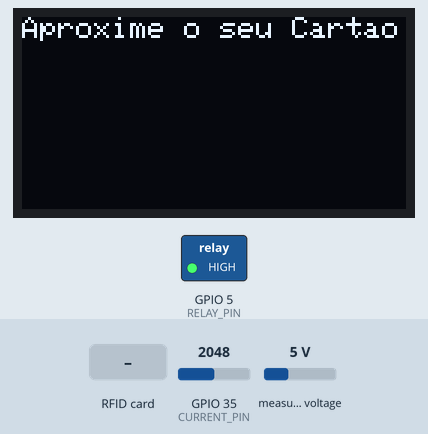
This sketch was run on a simulated ESP32. Parts: 128×64 one-colour display, switched loads named in the sketch (green lamp = pin HIGH). The test bench sets the inputs (shaded band); at power-on: GPIO 35 (CURRENT_PIN) = 2048, measured voltage 5 V. WiFi joins after 1.5 s; servers stay silent unless stated; the local clock reads 2024-03-15 10:24:30 at power-on unless the sketch sets it; the Firebase database answers and starts empty; what the sketch prints to the serial monitor is not drawn.

Above: at 2.8 s.
2.9 s: RFID card B6 07 30 00 held to the reader
At 4.5 s:
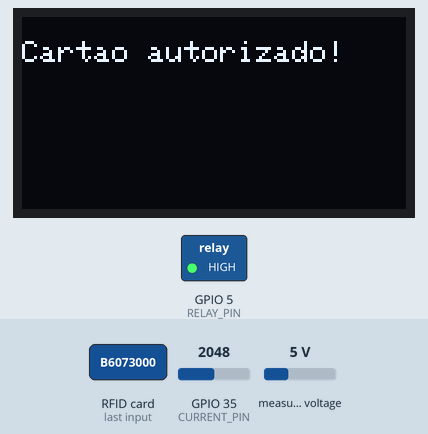
7.1 s: RFID card 93 6A 22 2D held to the reader
At 7.9 s:
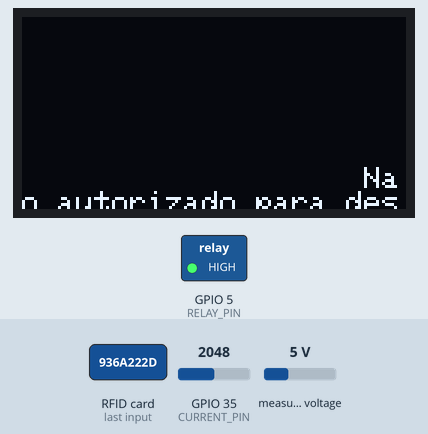
11.3 s: RFID card 5E 7A 19 C4 held to the reader
At 13.7 s:
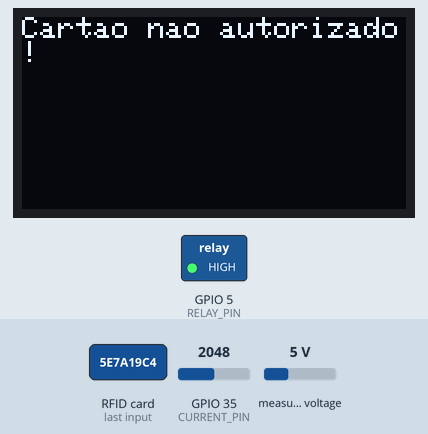
15.4 s: RFID card B6 07 30 00 held to the reader
At 17.1 s:
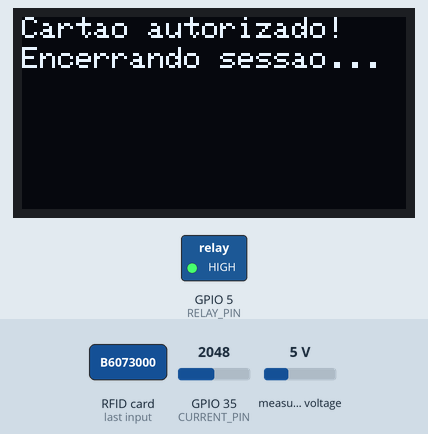
19.6 s: RFID card 5E 7A 19 C4 held to the reader
At 20.7 s:
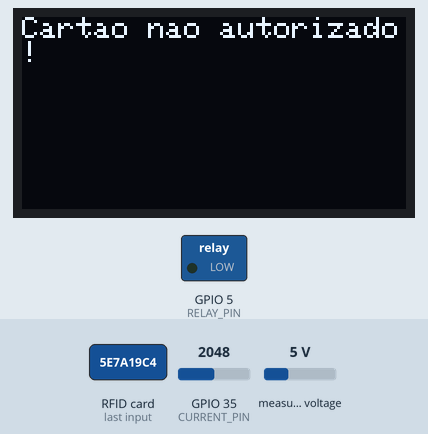
Timing chart, 0 to 22.6 s (numbered marks = the images above; inputs shaded):
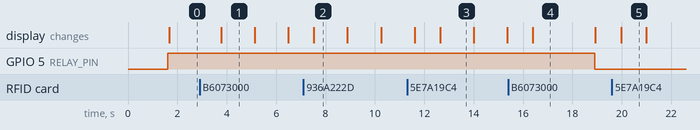

The sketch:

esp32_code.ino
```cpp
#include <Wire.h>
#include <Adafruit_GFX.h>
#include <Adafruit_SSD1306.h>
#include <ZMPT101B.h>
#include <SPI.h>
#include <MFRC522.h>
#include <IOXhop_FirebaseESP32.h>
#include <ArduinoJson.h>
#include <WiFi.h>
#include <time.h>

#define SCREEN_WIDTH 128
#define SCREEN_HEIGHT 64
#define OLED_RESET -1

// Definindo pinos do OLED
#define I2C_SDA 17
#define I2C_SCL 16
Adafruit_SSD1306 display(SCREEN_WIDTH, SCREEN_HEIGHT, &Wire, OLED_RESET);  //Insancia objeo display

// Definindo pinos do RFID, relé e do Sensor de corrente
#define CURRENT_PIN 35 // Pino ADC conectado ao OUT do ACS712-20A
#define SS_PIN 21               // SDA do RFID
#define RST_PIN 22              // RST do RFID
#define RELAY_PIN 5             // Pino onde o relé está conectado
MFRC522 rfid(SS_PIN, RST_PIN);  // Instancia o objeto rfid

// Sensor de tensão ZMPT101B
#define SENSITIVITY 785.75f
ZMPT101B voltageSensor(34, 60.0);  // (Pino do Sensor, Frequencia da Rede)

#define FIREBASE_HOST ""  // Link do DB
#define FIREBASE_AUTH ""                    // Chave de Auenicação do DB

// Nome e senha do WiFi
const char* wifi_ssid = "";
const char* wifi_pass = "";

// UID dos cartões autorizados
String card1 = "B6073000";
String card2 = "936A222D";

bool relayState = false;  // Estado do relé (true para aberto e false para fechado)

// Definir valores fixos para corrente e tarifa
float energyCostPerKwh = 0.731980;  // Tarifa de energia em R$/kWh

// Variáveis
unsigned long relayStartTime = 0;  // Armazena o tempo de início do relé
unsigned long elapsedTime = 0;
float elapsedHours = 0.0;
float zeroOffset = 0;
float averagePower = 0.0;
float totalEnergyConsumed = 0.0;      // Energia acumulada em kWh
unsigned long totalPowerSum = 0.0;            // Soma das potências para o cálculo da média
unsigned long powerMeasurements = 0;  // Número de medições realizadas
float totalCost = 0.0;                // Inicializa a variável totalCost
String content = "";
int countSessionsID = 0;

// Variáveis para armazenar os dois horários
String entryDate_DMY, exitDate_DMY;
String entryTime_HMS, exitTime_HMS;
int entryDay, entryMonth, entryYear, exitDay, exitMonth, exitYear;
time_t entryTime_stamp, exitTime_stamp;  // Para realizar a diferença entre os horários

void setup() {
  Serial.begin(115200);

  // Inicialize o display
  Wire.begin(I2C_SDA, I2C_SCL);
  if (!display.begin(SSD1306_SWITCHCAPVCC, 0x3C)) {
    Serial.println(F("SSD1306 allocation failed"));
    for (;;)
      ;  // Não prossiga, loop infinito
  }

  display.clearDisplay();
  display.setTextSize(1);
  display.setTextColor(SSD1306_WHITE);
  display.setCursor(0, 0);
  display.display();

  // Inicializa o sensor de tensão
  voltageSensor.setSensitivity(SENSITIVITY);

  // Inicializa a comunicação SPI para o RFID
  SPI.begin();
  rfid.PCD_Init();

  //Inicialia a conexão com o WiFi
  WiFi.begin(wifi_ssid, wifi_pass);
  int i = 0;
  while (WiFi.status() != WL_CONNECTED) {
    delay(500);
    Serial.print(".");
    if (i > 20) {
      Serial.println("Conexão WiFi não esbelecida.");
      ESP.restart();
    }
    i++;
  }
  Serial.println("WiFi conectado");
  Serial.println("Endereço IP: ");
  Serial.println(WiFi.localIP());

  Firebase.begin(FIREBASE_HOST, FIREBASE_AUTH);  // Inicializa o BD

  // Configura o NTP
  configTime(-10800, 0, "pool.ntp.org");  // (Fuso horário do Brasil, Horário de Verão, Servidor NTP)

  // Configura o pino do relé como saída e garante que ele inicie desligado
  pinMode(RELAY_PIN, OUTPUT);
  digitalWrite(RELAY_PIN, HIGH);
  relayState = false;

  zeroOffset = analogRead(CURRENT_PIN) * (3.3/4095); // Valor de tensão de referência
  Serial.println("-> Offset: " + String(zeroOffset));

}

void loop() {

  // Variável para armazenar o UID do cartão que ativou o sistema
  static String activeCardUID = "";  // Mantém o UID do cartão que ativou o relé

  // Verifica se há um novo cartão RFID
  if (rfid.PICC_IsNewCardPresent() && rfid.PICC_ReadCardSerial()) {

    // Obtém o UID do cartão lido
    content = "";
    for (byte i = 0; i < rfid.uid.size; i++) {
      content += String(rfid.uid.uidByte[i] < 0x10 ? "0" : "");  // Adiciona um zero à esquerda se necessário
      content += String(rfid.uid.uidByte[i], HEX);               // Concatena o byte em formato hexadecimal
    }
    content.toUpperCase();  // Converte o UID lido para maiúsculas

    // Verifica se o cartão é autorizado
    if (content == card1 || content == card2) {

      // Se o relé estiver desligado (sistema inativo)
      if (!relayState) {

        // Armazena o UID do cartão que ativou o relé
        activeCardUID = content;
        countSessionsID++;

        Serial.println("Cartão autorizado! Ativando o relé...");
        display.clearDisplay();
        display.print(F("Cartao autorizado!"));
        display.display();
        delay(1000);

        // Ativa o relé -> Atualiza o estado do relé para Fechado
        digitalWrite(RELAY_PIN, HIGH);
        relayState = true;

        // Registra o dia e a hora de entrada
        getTimeInfo(entryDate_DMY, entryTime_HMS, entryDay, entryMonth, entryYear, entryTime_stamp);
        Serial.println("Entrada: " + String(entryDate_DMY) + " | " + String(entryTime_HMS));

        // Registra o tempo de início
        relayStartTime = millis();  // Só atualiza o tempo se o relé estava desligado
        Serial.println("Relé ativado.");

      } else if (content == activeCardUID) {  // Verifica se é o mesmo cartão que ativou o relé

        // Caso o relé já esteja ligado e o mesmo cartão que ativou tentar desativar
        Serial.println("Cartão autorizado!");
        Serial.println("Desativando o relé...");

        display.clearDisplay();
        display.setCursor(0, 0);
        display.print(F("Cartao autorizado!"));
        display.setCursor(0, 10);
        display.print(F("Encerrando sessao..."));
        display.display();
        delay(1000);

        getTimeInfo(exitDate_DMY, exitTime_HMS, exitDay, exitMonth, exitYear, exitTime_stamp);
        double spentTime = difftime(exitTime_stamp, entryTime_stamp);
        float spentTime_h = spentTime / 3600;

        Serial.println("Saída: " + String(exitTime_HMS));
        Serial.println("Tempo gasto: " + String(spentTime) + " Segundos (" + String(spentTime_h) + " Horas)");

        sendDataToFirebase(countSessionsID, content, totalEnergyConsumed, totalCost, entryDate_DMY, entryTime_HMS, exitTime_HMS, energyCostPerKwh, spentTime);

        // Desativa o relé -> Atualiza o estado do relé para Aberto
        digitalWrite(RELAY_PIN, LOW);
        relayState = false;

        activeCardUID = "";  // Limpa o UID do cartão ativo
        Serial.println("Relé desativado.");

        powerMeasurements = 0;
        totalPowerSum = 0;

      } else {
        // Caso o cartão não seja o mesmo que ativou o relé, o sistema rejeita a desativação
        Serial.println("Cartão não autorizado para desativar o sistema!");
        display.clearDisplay();
        display.print(F("Nao autorizado para desligar."));
        display.display();
        delay(1000);
      }

    } else {
      // Cartão não autorizado
      Serial.println("Cartão não autorizado!");
      display.clearDisplay();
      display.setCursor(0, 0);
      display.print(F("Cartao nao autorizado!"));
      display.display();
      delay(1000);
    }

    // Para o processamento do cartão
    rfid.PICC_HaltA();
  }

  // Se o relé estiver ativado, monitora a tensão
  if (relayState) {
    float voltage = voltageSensor.getRmsVoltage();
    if (voltage < 198) {
      voltage = 0;
    }
    calculateAndPrintCost(voltage);

  } else {
    Serial.println("Aproxime o seu Cartão.");
    display.clearDisplay();
    display.setCursor(0, 0);
    display.print(F("Aproxime o seu Cartao"));
    display.display();

    float voltage = voltageSensor.getRmsVoltage();
    if (voltage < 198) {
      voltage = 0;
    }
    Serial.println("Tensão: " + String(voltage) + " V");
  }

  delay(1000);
}

// Função para calcular o consumo de energia e o custo ao longo do tempo
void calculateAndPrintCost(float voltage) {

  // Limpa o display antes de atualizar os dados
  display.clearDisplay();

  float current = calculateRMSCurrent();

  if (voltage == 0) {
    averagePower = 0.0;
  } else {
    float power = voltage * current;  // Potência em watts
    totalPowerSum += power;           // Acumula a potência total
    powerMeasurements++;              // Incrementa o número de medições

    // Calcula a potência média
    averagePower = totalPowerSum / powerMeasurements;
  }

  // Calcula o tempo decorrido em segundos e horas
  unsigned long elapsedTime = (millis() - relayStartTime) / 1000;  // Milisegundos para Segunos
  float elapsedHours = elapsedTime / 3600.0;                       // Converte tempo em segundos para horas

  // Calcula a energia consumida em kWh
  float energyConsumed = (averagePower / 1000.0) * elapsedHours;  // Energia consumida em kWh
  totalEnergyConsumed = energyConsumed;                           // Acumula a energia total consumida
  totalCost = totalEnergyConsumed * energyCostPerKwh;             // Calcula o custo total

  // Exibe os valores no Monitor Serial
  Serial.println("------------------------------");
  Serial.println("UID: " + String(content) + " | Entrada: " + String(entryDate_DMY) + " - " + String(entryTime_HMS));
  Serial.println("Tensão: " + String(voltage) + " V");
  Serial.println("Corrente: " + String(current) + " A");
  Serial.println("Potência Total: " + String(totalPowerSum) + " W");
  Serial.println("Medições: " + String(powerMeasurements));
  Serial.println("Média da Potência: " + String(averagePower) + " W");
  Serial.println("Consumo de Energia: " + String(totalEnergyConsumed) + " kWh");
  Serial.println("Custo estimado: R$ " + String(totalCost));
  Serial.println("Tempo decorrido: " + String(elapsedTime) + " segundos (" + String(elapsedHours) + " horas)");
  Serial.println("------------------------------");
  Serial.println(" ");

  // Exibir no display
  display.setCursor(0, 0);
  display.print(F("Tensao: "));
  display.print(voltage);
  display.print(F(" V"));

  display.setCursor(0, 10);
  display.print(F("Corrente: "));
  display.print(current);
  display.print(F(" A"));

  display.setCursor(0, 20);
  display.print(F("Energia: "));
  display.print(totalEnergyConsumed);
  display.print(F(" KWh"));

  display.setCursor(0, 30);
  display.print(F("Pot Med: "));
  display.print(averagePower);
  display.print(F(" W"));

  display.setCursor(0, 40);
  display.print(F("Custo: R$ "));
  display.print(totalCost);

  display.setCursor(0, 50);
  display.print(F("Tempo: "));
  display.print(elapsedTime);
  display.print(F(" s ("));
  display.print(elapsedHours);
  display.print(F(" h)"));

  // Atualiza o display
  display.display();
}

// Função para enviar os dados para o BD
void sendDataToFirebase(int countSessionsID, String content, float totalEnergyConsumed, float totalCost, String entryDateString, String entryTimeString, String exitTimeString, float energyCostPerKwh, double spentTime) {

  String defaultPath = "/sessions/sessao_" + String(countSessionsID) + "/";
  String morador = Firebase.getString("/moradores/" + String(content) + "/nome");

  float spentTime_h = spentTime/3600;

  Firebase.setString(defaultPath + "morador", morador);
  Firebase.setString(defaultPath + "UID_morador", content);
  Firebase.setFloat(defaultPath + "consumo_Kwh", totalEnergyConsumed);
  Firebase.setFloat(defaultPath + "custo", totalCost);
  Firebase.setString(defaultPath + "data_uso", entryDateString);
  Firebase.setString(defaultPath + "horarioEntrada", entryTimeString);
  Firebase.setString(defaultPath + "horarioSaida", exitTimeString);
  Firebase.setFloat(defaultPath + "tarifa", energyCostPerKwh);
  Firebase.setFloat(defaultPath + "tempoGasto_h", spentTime_h);
}

//Funcão para o obter horário e data
void getTimeInfo(String& dateFormat_DMY, String& time_HMS, int& day, int& month, int& year, time_t& nowTime) {

  time_t rawtime;
  time(&rawtime);
  struct tm timeInfo;
  localtime_r(&rawtime, &timeInfo);

  dateFormat_DMY = String(timeInfo.tm_mday) + "/" + String(timeInfo.tm_mon + 1) + "/" + String(timeInfo.tm_year + 1900);
  time_HMS = String(timeInfo.tm_hour) + ":" + String(timeInfo.tm_min) + ":" + String(timeInfo.tm_sec);

  day = timeInfo.tm_mday;
  month = (timeInfo.tm_mon + 1);
  year = (timeInfo.tm_year + 1900);

  nowTime = rawtime;
}

float calculateRMSCurrent(){

  float current = 0.0;
  float sumCurrentSquares = 0.0;
  float sensitivity = 100.0; // Sensibiblidade do ACS712-20A (100 [mV/A])
  float analogValue = 0.0;
  float analogVoltValue = 0.0;
  const int numCurrentMeasurements = 1000;

  for(int i=0; i<numCurrentMeasurements; i++){

    analogValue = analogRead(CURRENT_PIN);
    analogVoltValue = analogValue*(3.3/4095);
    analogVoltValue = analogVoltValue - zeroOffset;
    current = analogVoltValue / (sensitivity/1000);
    sumCurrentSquares += current*current;

    delayMicroseconds(167); // Periodo da onda (1/60Hz) em milissegundos
  }

  float RMSCurrent = sqrt(sumCurrentSquares / numCurrentMeasurements);

  if(RMSCurrent < 1){
    return 0.0;
  } else {
    return RMSCurrent;
  }

}
```

Measured:
- after the input at 2.9 s, the display: changes after 0.88 s (image 1)
- after the input at 7.1 s, the display: changes after 0.43 s (image 2)
- after the input at 11.3 s, the display: first differs from a run without the input after 1.3 s (image 3)
- after the input at 15.4 s, GPIO 5 (RELAY_PIN): HIGH → LOW after 3.5 s; the display: changes after 1.0 s (image 4)
- after the input at 19.6 s, the display: changes after 0.37 s (image 5)
- what the display in image 1 shows lasts 1.3 s, from 3.8 s to 5.1 s
- what the display in image 4 shows lasts 2.5 s, from 16.4 s to 18.9 s
